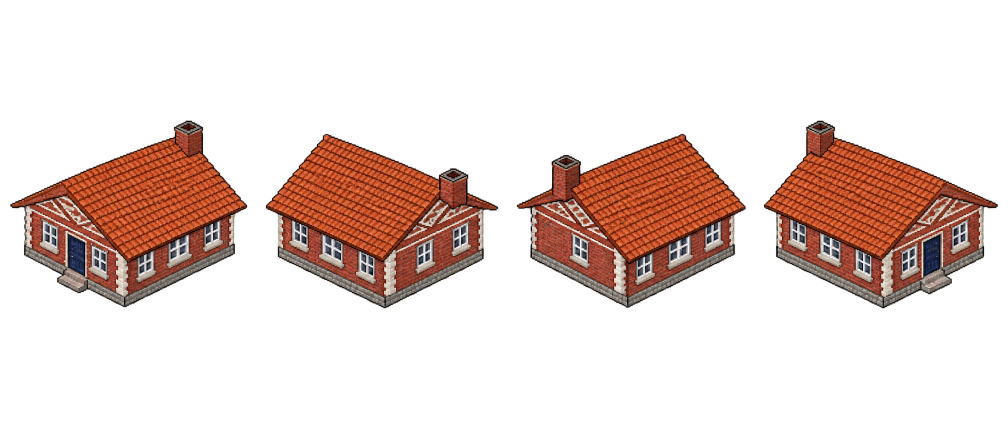
#> input picture assets/buildings/spacious_house/variants/raw/brick.png, 2016 x 864 px (shown at 1/2 size)
$ python pack.py brick.png desert.png
#> lines starting #> are read from the running program, lines starting #| are printed output that depends on the picture
#> in main, im is the input picture: PIL image 2016x864 RGBA; mean R, G, B, A 56.6, 32.5, 24.1, 58.8
"""Split a generated 4-frame strip into a 2048x512 sheet matching the reference layout."""
import sys
import numpy as np
from PIL import Image

CELL = 512
TARGET_W = 470      # reference house width in a cell (~469px)
BOTTOM = 445        # reference bottom y in a cell
CENTER_X = 256


def split_frames(im):
    a = np.array(im)[:, :, 3]
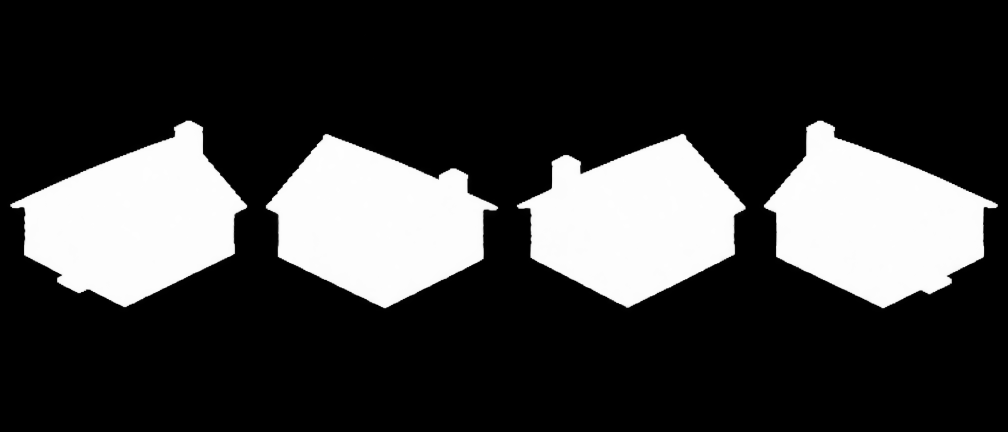
#> a: shape (864, 2016) (shown at 1/2 size); min 0, max 254, mean 58.8
    cols = (a > 16).sum(axis=0) > 0
    runs, start = [], None
    for x, v in enumerate(cols):
        if v and start is None:
            start = x
        elif not v and start is not None:
            runs.append((start, x)); start = None
#> this loop made 2016 passes
#> v on passes 1 to 12: False, False, False, False, False, False, False, False, False, False, False, False
#> after the loop, runs = [(20, 495), (531, 997), (1033, 1492), (1527, 1996)]
    if start is not None:
        runs.append((start, len(cols)))
    runs = [r for r in runs if r[1] - r[0] > 40]  # drop specks
    if len(runs) != 4:
        raise SystemExit(f"expected 4 frames, found {len(runs)}: {runs}")
    frames = []
    for x0, x1 in runs:
        sub = im.crop((x0, 0, x1, im.height))
        sa = np.array(sub)[:, :, 3]
        # bbox from solid pixels only, ignoring rows with only a few stray pixels
        rows = np.where((sa >= 128).sum(axis=1) >= 3)[0]
        cs = np.where((sa >= 128).sum(axis=0) >= 3)[0]
        frames.append(sub.crop((cs[0], rows[0], cs[-1] + 1, rows[-1] + 1)))
#> this loop made 4 passes
#> pass 1, in split_frames, `sa = np.array(sub)[:, :, 3]`:
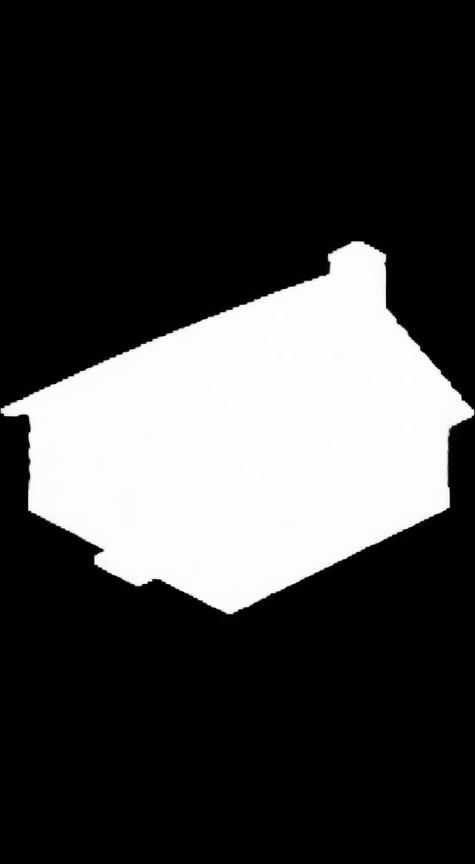
#> sa: shape (864, 475); min 0, max 254, mean 63.4
#> after the loop:
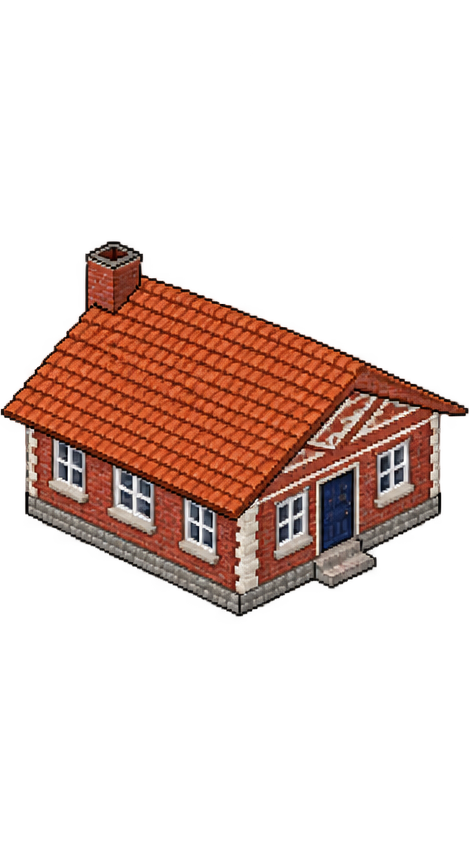
#> sub: PIL image 469x864 RGBA; mean R, G, B, A 58.4, 33.9, 25.4, 64.2; transparent parts drawn white
#> after the loop, frames = 4 items
    return frames


def main(src, dst):
    im = Image.open(src).convert("RGBA")
    frames = split_frames(im)
#> frames = 4 items
    scale = TARGET_W / max(f.width for f in frames)
#> scale = 0.994
    sheet = Image.new("RGBA", (CELL * 4, CELL), (0, 0, 0, 0))
#> sheet: PIL image 2048x512 RGBA; every value is 0
    for i, f in enumerate(frames):
        f = f.resize((round(f.width * scale), round(f.height * scale)), Image.LANCZOS)
        arr = np.array(f)
        arr[:, :, 3] = np.where(arr[:, :, 3] >= 128, 255, 0)
        f = Image.fromarray(arr)
        x = i * CELL + CENTER_X - f.width // 2
        y = BOTTOM - f.height
        sheet.alpha_composite(f, (x, max(0, y)))
#> this loop made 4 passes
#> (x, y) on passes 1 to 4: (21, 74), (538, 99), (1053, 100), (1560, 72)
#> pass 1, in main, `f = f.resize((round(f.width * scale), round(f.height * scale)), Image...`:
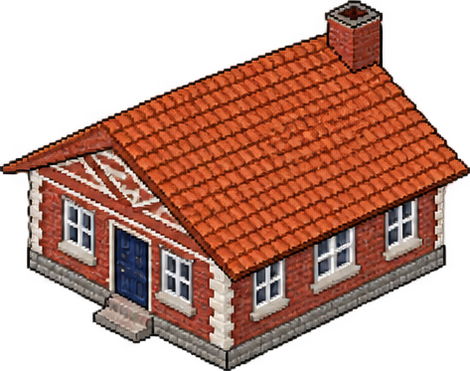
#> f: PIL image 470x371 RGBA; mean R, G, B, A 92.9, 50.7, 37.3, 147.4; transparent parts drawn white
#> pass 2, in main, `f = f.resize((round(f.width * scale), round(f.height * scale)), Image...`:
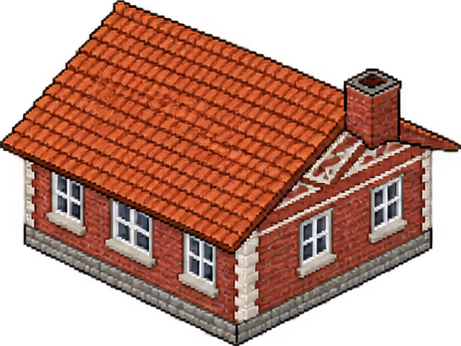
#> f: PIL image 461x346 RGBA; mean R, G, B, A 100.2, 53.3, 38.7, 156.5; transparent parts drawn white
#> after the loop:
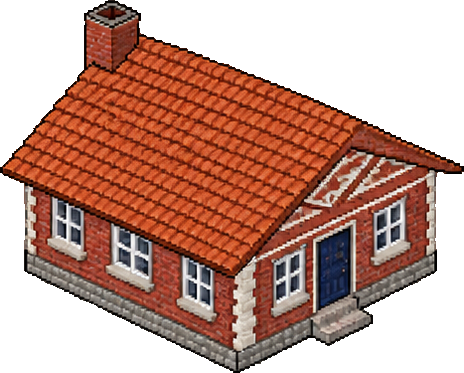
#> arr: shape (373, 464, 4); mean R, G, B, A 92.6, 50.7, 37.7, 149.7; transparent parts drawn white
#> after the loop:
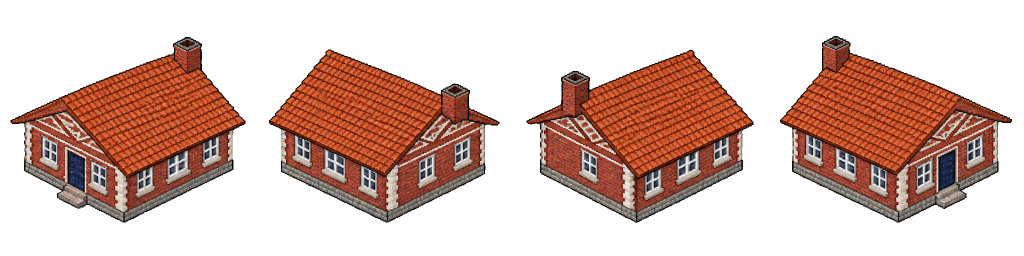
#> sheet: PIL image 2048x512 RGBA (shown at 1/2 size); mean R, G, B, A 58.8, 31.6, 23, 97.4; transparent parts drawn white
    sheet.save(dst)
    print(dst, [f.size for f in frames], round(scale, 3))
#| desert.png [(473, 373), (464, 348), (457, 347), (467, 375)] 0.994


if __name__ == "__main__":
    main(sys.argv[1], sys.argv[2])
